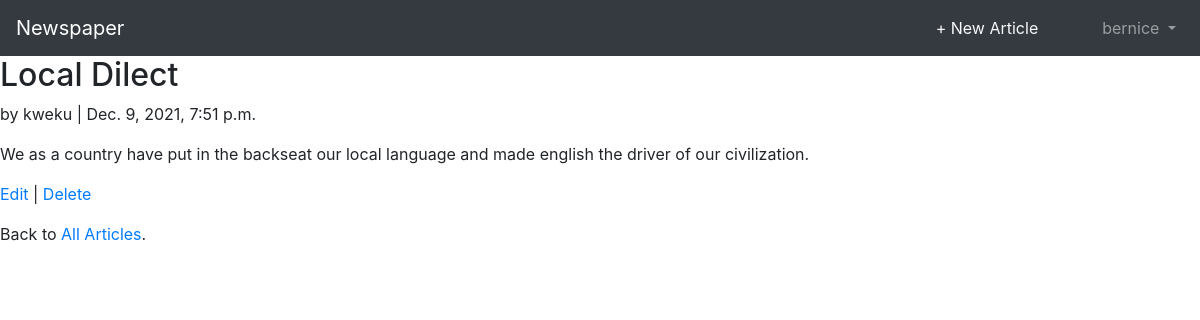
Screenshot of /articles/1/ (signed in) with the database file from the repository.
### accounts/models.py (models this page shows)
class CustomUser(AbstractUser):
    age = models.PositiveIntegerField(null=True, blank=True)

### articles/models.py (models this page shows, shortened)
class Article(models.Model):
    title = models.CharField(max_length=255)
    body = models.TextField()
    date = models.DateTimeField(auto_now_add=True)
    author  = models.ForeignKey(get_user_model(),on_delete=models.CASCADE)

### articles/views.py (the view)
# urls.py: path('<int:pk>/',ArticleDetailView.as_view(),name ="detail") ,
class ArticleDetailView(LoginRequiredMixin,DetailView):
    model = Article
    template_name = 'article/detail.html'
    context_object_name = 'article'

### templates/article/detail.html
{%  extends '../base.html'  %}
   {% load crispy_forms_tags %}
   {% block content %}
     <div class="article-entry">
         <h2>{{ article.title }}</h2>
         <p>by {{ article.author }} | {{ article.date }}</p>
         <p>{{ article.body }}</p>
     </div>
      <p><a href="{% url 'edit' article.pk %}">Edit</a> |
      <a href="{% url 'delete' article.pk %}">Delete</a></p>
      <p>Back to <a href="{% url 'list' %}">All Articles</a>.</p>
{% endblock content %}

### templates/base.html (shortened to what this page needs)
   {% load static %}
<!DOCTYPE html>
<html lang="en">
<head>
    <link href="{% static 'css/bootstrap.min.css' %}" rel="stylesheet" type="text/css" />
    <link href="{% static 'css/base.css' %}" rel="stylesheet" type="text/css" />
</head>
<body>
<nav class="navbar navbar-expand-lg navbar-dark bg-dark">
          <a class="navbar-brand" href="{% url 'home' %}">Newspaper</a>
          <div class="collapse navbar-collapse" id="navbarSupportedContent">
          {% if user.is_authenticated %}
           <ul class="ml-auto navbar-nav">
              <li class="nav-item">
                       <a href="{% url 'create' %}" class="mr-5 nav-link text-light">+ New Article</a>
              </li>
              <li class="nav-item">
              <a class="nav-link dropdown-toggle" href="#" id="navbarDropdown" role="button"
                  data-toggle="dropdown"  aria-haspopup="true" aria-expanded="false">
                    {{ user.username }}
              </a>
            </li>
          </ul>
          {% else %}
           <form class="ml-auto form-inline">
               <a href="{% url 'login' %}" class="btn btn-outline-secondary"> Log In</a>
                <a href="{% url 'signup' %}" class="ml-2 btn btn-primary"> Sign up</a>
            </form>
          {% endif %}
     </div>
</nav>
    <main>
       {% block content %}
       {% endblock content %}
    </main>
</body>
</html>

### static/css/base.css (style rules this page uses)
html body { margin: 0; }

### rows the page displays
CustomUser: username "bernice"
Article: title "Local Dilect", author "kweku", date "Dec. 9, 2021, 7:51 p.m.", body "We as a country have put in the backseat our local language and made english the driver of our civilization."
